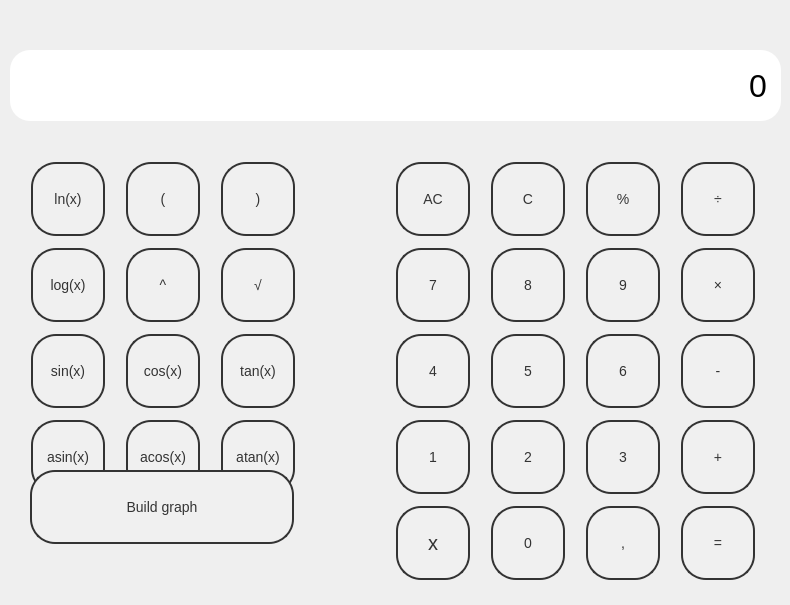
    <widget class="QWidget" name="p1_defaul_calc">
     <property name="styleSheet">
      <string notr="true">QPushButton {
    min-width: 70px;
    min-height: 70px;
    max-width: 70px;
    max-height: 70px;
    border-radius: 25px;
    background-color: #f0f0f0; /* Светлый фон */
    color: #333; /* Цвет текста */
    border: 2px solid #333; /* Цвет границы */
    font-family: &quot;Arial&quot;, sans-serif; /* Красивый шрифт */
    font-size: 14px; /* Размер шрифта */
}

QPushButton:hover {
    background-color: #ddd; /* Цвет фона при наведении */
    color: #555; /* Цвет текста при наведении */
    border: 2px solid #555; /* Цвет границы при наведении */
}

QPushButton:pressed {
    background-color: #aaa; /* Цвет фона при нажатии */
    color: #888; /* Цвет текста при нажатии */
    border: 2px solid #888; /* Цвет границы при нажатии */
}</string>
     </property>
     <widget class="QWidget" name="gridLayoutWidget">
      <property name="geometry">
       <rect>
        <x>10</x>
        <y>150</y>
        <width>771</width>
        <height>446</height>
       </rect>
      </property>
      <layout class="QGridLayout" name="gridLayout" rowstretch="0,0,0,0,0" columnstretch="0,0,0,0,0,0,0,0,0,0">
       <property name="spacing">
        <number>0</number>
       </property>
       <item row="1" column="1">
        <widget class="QPushButton" name="log_operation">
         <property name="text">
          <string>log(x)</string>
         </property>
        </widget>
       </item>
       <item row="0" column="8">
        <widget class="QPushButton" name="mod_operation">
         <property name="text">
          <string>%</string>
         </property>
        </widget>
       </item>
       <item row="1" column="8">
        <widget class="QPushButton" name="num_9">
         <property name="text">
          <string>9</string>
         </property>
        </widget>
       </item>
       <item row="0" column="7">
        <widget class="QPushButton" name="clear_operation">
         <property name="text">
          <string>C</string>
         </property>
        </widget>
       </item>
       <item row="3" column="2">
        <widget class="QPushButton" name="acos_operation">
         <property name="text">
          <string>acos(x)</string>
         </property>
        </widget>
       </item>
       <item row="1" column="4">
        <spacer name="horizontalSpacer_3">
         <property name="orientation">
          <enum>Qt::Horizontal</enum>
         </property>
         <property name="sizeType">
          <enum>QSizePolicy::Fixed</enum>
         </property>
         <property name="sizeHint" stdset="0">
          <size>
           <width>80</width>
           <height>20</height>
          </size>
         </property>
        </spacer>
       </item>
       <item row="1" column="2">
        <widget class="QPushButton" name="pow_operation">
         <property name="text">
          <string>^</string>
         </property>
        </widget>
       </item>
       <item row="2" column="3">
        <widget class="QPushButton" name="tan_operation">
         <property name="text">
          <string>tan(x)</string>
         </property>
        </widget>
       </item>
       <item row="4" column="9">
        <widget class="QPushButton" name="calc_res_btn">
         <property name="text">
          <string>=</string>
         </property>
        </widget>
       </item>
       <item row="4" column="6">
        <widget class="QPushButton" name="num_x">
         <property name="font">
          <font>
           <family>Arial</family>
           <pointsize>-1</pointsize>
          </font>
         </property>
         <property name="styleSheet">
          <string notr="true">font-size: 20px;</string>
         </property>
         <property name="text">
          <string>x</string>
         </property>
        </widget>
       </item>
       <item row="2" column="9">
        <widget class="QPushButton" name="minus_operation">
         <property name="text">
          <string>-</string>
         </property>
        </widget>
       </item>
       <item row="3" column="3">
        <widget class="QPushButton" name="atan_operation">
         <property name="text">
          <string>atan(x)</string>
         </property>
        </widget>
       </item>
       <item row="2" column="7">
        <widget class="QPushButton" name="num_5">
         <property name="text">
          <string>5</string>
         </property>
        </widget>
       </item>
       <item row="0" column="2">
        <widget class="QPushButton" name="left_br_operation">
         <property name="text">
          <string>(</string>
         </property>
        </widget>
       </item>
       <item row="1" column="7">
        <widget class="QPushButton" name="num_8">
         <property name="styleSheet">
          <string notr="true"/>
         </property>
         <property name="text">
          <string>8</string>
         </property>
        </widget>
       </item>
       <item row="3" column="1">
        <widget class="QPushButton" name="asin_operation">
         <property name="text">
          <string>asin(x)</string>
         </property>
        </widget>
       </item>
       <item row="0" column="6">
        <widget class="QPushButton" name="aclear_operation">
         <property name="text">
          <string>AC</string>
         </property>
        </widget>
       </item>
       <item row="4" column="8">
        <widget class="QPushButton" name="num_dot">
         <property name="text">
          <string>,</string>
         </property>
        </widget>
       </item>
       <item row="0" column="9">
        <widget class="QPushButton" name="div_operation">
         <property name="text">
          <string>÷</string>
         </property>
        </widget>
       </item>
       <item row="2" column="2">
        <widget class="QPushButton" name="cos_operation">
         <property name="text">
          <string>cos(x)</string>
         </property>
        </widget>
       </item>
       <item row="0" column="1">
        <widget class="QPushButton" name="ln_operation">
         <property name="text">
          <string>ln(x)</string>
         </property>
        </widget>
       </item>
       <item row="3" column="7">
        <widget class="QPushButton" name="num_2">
         <property name="text">
          <string>2</string>
         </property>
        </widget>
       </item>
       <item row="3" column="9">
        <widget class="QPushButton" name="plus_operation">
         <property name="text">
          <string>+</string>
         </property>
        </widget>
       </item>
       <item row="2" column="6">
        <widget class="QPushButton" name="num_4">
         <property name="text">
          <string>4</string>
         </property>
        </widget>
       </item>
       <item row="4" column="7">
        <widget class="QPushButton" name="num_0">
         <property name="text">
          <string>0</string>
         </property>
        </widget>
       </item>
       <item row="2" column="1">
        <widget class="QPushButton" name="sin_operation">
         <property name="text">
          <string>sin(x)</string>
         </property>
        </widget>
       </item>
       <item row="1" column="3">
        <widget class="QPushButton" name="sqrt_operation">
         <property name="text">
          <string>√</string>
         </property>
        </widget>
       </item>
       <item row="1" column="6">
        <widget class="QPushButton" name="num_7">
         <property name="styleSheet">
          <string notr="true"/>
         </property>
         <property name="text">
          <string>7</string>
         </property>
        </widget>
       </item>
       <item row="2" column="8">
        <widget class="QPushButton" name="num_6">
         <property name="text">
          <string>6</string>
         </property>
        </widget>
       </item>
       <item row="3" column="6">
        <widget class="QPushButton" name="num_1">
         <property name="text">
          <string>1</string>
         </property>
        </widget>
       </item>
       <item row="0" column="3">
        <widget class="QPushButton" name="righ_br_operation">
         <property name="text">
          <string>)</string>
         </property>
        </widget>
       </item>
       <item row="3" column="8">
        <widget class="QPushButton" name="num_3">
         <property name="text">
          <string>3</string>
         </property>
        </widget>
       </item>
       <item row="1" column="9">
        <widget class="QPushButton" name="mul_operation">
         <property name="text">
          <string>×</string>
         </property>
        </widget>
       </item>
      </layout>
     </widget>
     <widget class="QLineEdit" name="expression">
      <property name="enabled">
       <bool>false</bool>
      </property>
      <property name="geometry">
       <rect>
        <x>10</x>
        <y>50</y>
        <width>771</width>
        <height>71</height>
       </rect>
      </property>
      <property name="font">
       <font>
        <family>Arial</family>
        <pointsize>24</pointsize>
        <bold>false</bold>
       </font>
      </property>
      <property name="layoutDirection">
       <enum>Qt::LeftToRight</enum>
      </property>
      <property name="styleSheet">
       <string notr="true">background-color: #ffffff;
border-radius: 20px;
text-align: right;
color: black;
padding: 10px;
</string>
      </property>
      <property name="text">
       <string>0</string>
      </property>
      <property name="alignment">
       <set>Qt::AlignRight|Qt::AlignTrailing|Qt::AlignVCenter</set>
      </property>
     </widget>
     <widget class="QPushButton" name="build_graph_btn">
      <property name="geometry">
       <rect>
        <x>30</x>
        <y>470</y>
        <width>264</width>
        <height>74</height>
       </rect>
      </property>
      <property name="styleSheet">
       <string notr="true">width: 260%;
</string>
      </property>
      <property name="text">
       <string>Build graph</string>
      </property>
     </widget>
    </widget>
